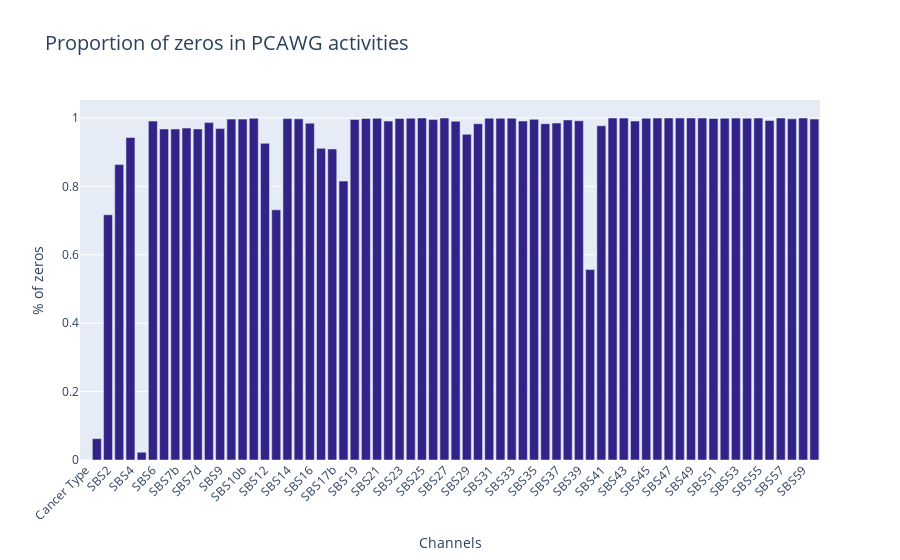

Source (notebook cell):
### Markdown cell above
# Investigating the activity data

We will first see how much zero values we have in the data. If we have a lot of zero values, we can filter out non informative features.

### Code cell
proportion_zeros = (df_wgs_act == 0).mean()

fig = go.Figure(data=[go.Bar(x=proportion_zeros.index, y=proportion_zeros, marker_color=color_palette[1])]) # Set the bar color here
fig.update_layout(
    title="Proportion of zeros in PCAWG activities",
    titlefont_size = 20,
    xaxis_title="Channels",
    yaxis_title="% of zeros",
)
fig.update_xaxes(tickangle=-45)
fig.show()

### Figure 1 — Plotly figure (JSON) as saved in the notebook; plotly's stock layout.template omitted (floating-point values rounded to 4 significant figures)
{"data": [{"marker": {"color": "#332288"}, "type": "bar", "x": ["Cancer Type", "SBS1", "SBS2", "SBS3", "SBS4", "SBS5", "SBS6", "SBS7a", "SBS7b", "SBS7c", "SBS7d", "SBS8", "SBS9", "SBS10a", "SBS10b", "SBS11", "SBS12", "SBS13", "SBS14", "SBS15", "SBS16", "SBS17a", "SBS17b", "SBS18", "SBS19", "SBS20", "SBS21", "SBS22", "SBS23", "SBS24", "SBS25", "SBS26", "SBS27", "SBS28", "SBS29", "SBS30", "SBS31", "SBS32", "SBS33", "SBS34", "SBS35", "SBS36", "SBS37", "SBS38", "SBS39", "SBS40", "SBS41", "SBS42", "SBS43", "SBS44", "SBS45", "SBS46", "SBS47", "SBS48", "SBS49", "SBS50", "SBS51", "SBS52", "SBS53", "SBS54", "SBS55", "SBS56", "SBS57", "SBS58", "SBS59", "SBS60"], "y": [0, 0.06243, 0.7171, 0.8643, 0.943, 0.02274, 0.991, 0.9679, 0.9679, 0.9704, 0.9679, 0.9866, 0.969, 0.9968, 0.9968, 0.9989, 0.926, 0.7315, 0.9982, 0.9975, 0.9848, 0.9112, 0.9094, 0.8156, 0.9957, 0.9986, 0.9989, 0.991, 0.9986, 0.9993, 1, 0.9953, 1, 0.9906, 0.9524, 0.9834, 0.9993, 0.9993, 0.9993, 0.991, 0.996, 0.9834, 0.9852, 0.9942, 0.9921, 0.5568, 0.9773, 1, 0.9996, 0.991, 0.9993, 1, 1, 1, 1, 1, 0.9986, 0.9993, 0.9996, 0.9993, 1, 0.9928, 1, 0.9975, 1, 0.9968]}], "layout": {"title": {"font": {"size": 20}, "text": "Proportion of zeros in PCAWG activities"}, "xaxis": {"tickangle": -45, "title": {"text": "Channels"}}, "yaxis": {"title": {"text": "% of zeros"}}}}
